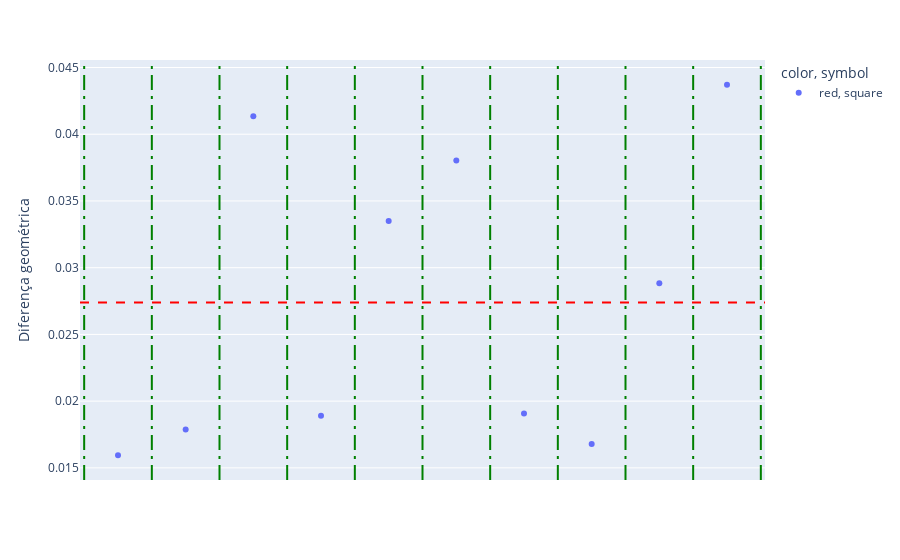

The notebook cell this image was saved under:
### Code cell
fig = px.scatter(red_difs, color=["red"]*10, symbol=["square"]*10)

red_mean_dif = np.mean(red_difs)
fig.add_hline(y=red_mean_dif, line=dict(color="red", dash="dash"))

for x in [-0.5 + i for i in range(11)]:
    fig.add_vline(x=x, line=dict(color="green", dash="longdashdot"))

fig.update_xaxes(visible=False)
fig.update_layout(yaxis_title="Diferença geométrica")
fig.show()

### Figure 1 — Plotly figure (JSON) as saved in the notebook; plotly's stock layout.template omitted (floating-point values rounded to 4 significant figures)
{"data": [{"hovertemplate": "color=red<br>symbol=square<br>index=%{x}<br>value=%{y}<extra></extra>", "legendgroup": "red, square", "marker": {"color": "#636efa", "symbol": "circle"}, "mode": "markers", "name": "red, square", "orientation": "v", "showlegend": true, "type": "scatter", "x": [0, 1, 2, 3, 4, 5, 6, 7, 8, 9], "xaxis": "x", "y": [0.01595, 0.01787, 0.04135, 0.01891, 0.03349, 0.03803, 0.01908, 0.01678, 0.02884, 0.04371], "yaxis": "y"}], "layout": {"legend": {"title": {"text": "color, symbol"}, "tracegroupgap": 0}, "margin": {"t": 60}, "shapes": [{"line": {"color": "red", "dash": "dash"}, "type": "line", "x0": 0, "x1": 1, "xref": "x domain", "y0": 0.0274, "y1": 0.0274, "yref": "y"}, {"line": {"color": "green", "dash": "longdashdot"}, "type": "line", "x0": -0.5, "x1": -0.5, "xref": "x", "y0": 0, "y1": 1, "yref": "y domain"}, {"line": {"color": "green", "dash": "longdashdot"}, "type": "line", "x0": 0.5, "x1": 0.5, "xref": "x", "y0": 0, "y1": 1, "yref": "y domain"}, {"line": {"color": "green", "dash": "longdashdot"}, "type": "line", "x0": 1.5, "x1": 1.5, "xref": "x", "y0": 0, "y1": 1, "yref": "y domain"}, {"line": {"color": "green", "dash": "longdashdot"}, "type": "line", "x0": 2.5, "x1": 2.5, "xref": "x", "y0": 0, "y1": 1, "yref": "y domain"}, {"line": {"color": "green", "dash": "longdashdot"}, "type": "line", "x0": 3.5, "x1": 3.5, "xref": "x", "y0": 0, "y1": 1, "yref": "y domain"}, {"line": {"color": "green", "dash": "longdashdot"}, "type": "line", "x0": 4.5, "x1": 4.5, "xref": "x", "y0": 0, "y1": 1, "yref": "y domain"}, {"line": {"color": "green", "dash": "longdashdot"}, "type": "line", "x0": 5.5, "x1": 5.5, "xref": "x", "y0": 0, "y1": 1, "yref": "y domain"}, {"line": {"color": "green", "dash": "longdashdot"}, "type": "line", "x0": 6.5, "x1": 6.5, "xref": "x", "y0": 0, "y1": 1, "yref": "y domain"}, {"line": {"color": "green", "dash": "longdashdot"}, "type": "line", "x0": 7.5, "x1": 7.5, "xref": "x", "y0": 0, "y1": 1, "yref": "y domain"}, {"line": {"color": "green", "dash": "longdashdot"}, "type": "line", "x0": 8.5, "x1": 8.5, "xref": "x", "y0": 0, "y1": 1, "yref": "y domain"}, {"line": {"color": "green", "dash": "longdashdot"}, "type": "line", "x0": 9.5, "x1": 9.5, "xref": "x", "y0": 0, "y1": 1, "yref": "y domain"}], "xaxis": {"anchor": "y", "domain": [0, 1], "title": {"text": "index"}, "visible": false}, "yaxis": {"anchor": "x", "domain": [0, 1], "title": {"text": "Diferença geométrica"}}}}
